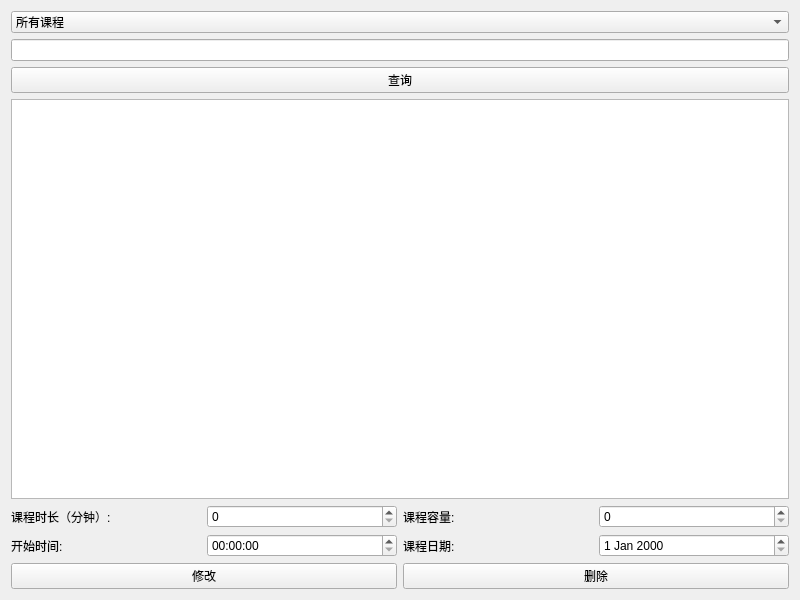
<?xml version="1.0" encoding="UTF-8"?>
<ui version="4.0">
 <class>queryAndModifyCourse</class>
 <widget class="QWidget" name="queryAndModifyCourse">
  <property name="geometry">
   <rect>
    <x>0</x>
    <y>0</y>
    <width>800</width>
    <height>600</height>
   </rect>
  </property>
  <property name="windowTitle">
   <string>课程查询与修改</string>
  </property>
  <layout class="QGridLayout" name="gridLayout">
   <item row="4" column="2">
    <widget class="QLabel" name="capacityLabel">
     <property name="text">
      <string>课程容量:</string>
     </property>
    </widget>
   </item>
   <item row="4" column="0">
    <widget class="QLabel" name="durationLabel">
     <property name="text">
      <string>课程时长（分钟）:</string>
     </property>
    </widget>
   </item>
   <item row="5" column="0">
    <widget class="QLabel" name="startTimeLabel">
     <property name="text">
      <string>开始时间:</string>
     </property>
    </widget>
   </item>
   <item row="6" column="2" colspan="2">
    <widget class="QPushButton" name="deleteButton">
     <property name="text">
      <string>删除</string>
     </property>
    </widget>
   </item>
   <item row="4" column="1">
    <widget class="QSpinBox" name="classDurationSpinBox"/>
   </item>
   <item row="5" column="2">
    <widget class="QLabel" name="dateLabel">
     <property name="text">
      <string>课程日期:</string>
     </property>
    </widget>
   </item>
   <item row="5" column="1">
    <widget class="QTimeEdit" name="startTimeEdit"/>
   </item>
   <item row="5" column="3">
    <widget class="QDateEdit" name="classDateEdit"/>
   </item>
   <item row="6" column="0" colspan="2">
    <widget class="QPushButton" name="modifyButton">
     <property name="text">
      <string>修改</string>
     </property>
    </widget>
   </item>
   <item row="4" column="3">
    <widget class="QSpinBox" name="classCapacitySpinBox"/>
   </item>
   <item row="3" column="0" colspan="4">
    <widget class="QTableView" name="tableView"/>
   </item>
   <item row="2" column="0" colspan="4">
    <widget class="QPushButton" name="queryButton">
     <property name="text">
      <string>查询</string>
     </property>
    </widget>
   </item>
   <item row="1" column="0" colspan="4">
    <widget class="QLineEdit" name="valueLineEdit"/>
   </item>
   <item row="0" column="0" colspan="4">
    <widget class="QComboBox" name="conditionComboBox">
     <item>
      <property name="text">
       <string>所有课程</string>
      </property>
     </item>
     <item>
      <property name="text">
       <string>课程名称</string>
      </property>
     </item>
     <item>
      <property name="text">
       <string>授课教练</string>
      </property>
     </item>
     <item>
      <property name="text">
       <string>时间</string>
      </property>
     </item>
    </widget>
   </item>
  </layout>
 </widget>
 <resources/>
 <connections/>
</ui>
